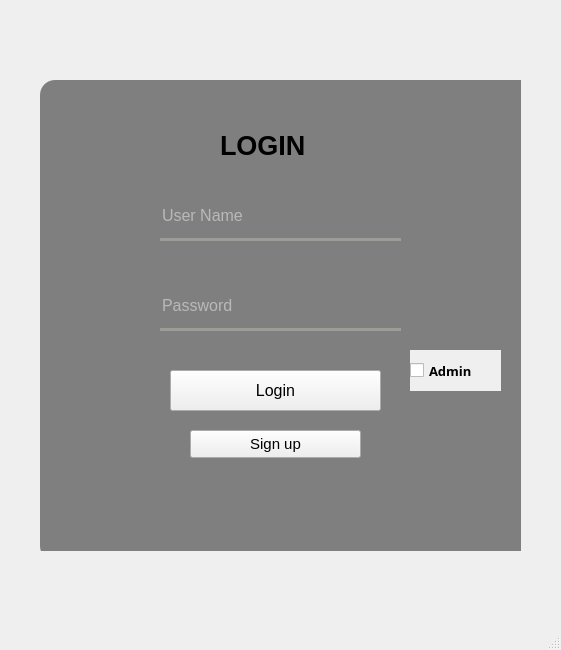
<?xml version="1.0" encoding="UTF-8"?>
<ui version="4.0">
 <class>MainWindow</class>
 <widget class="QMainWindow" name="MainWindow">
  <property name="geometry">
   <rect>
    <x>0</x>
    <y>0</y>
    <width>561</width>
    <height>650</height>
   </rect>
  </property>
  <property name="windowTitle">
   <string>MainWindow</string>
  </property>
  <widget class="QWidget" name="centralwidget">
   <widget class="QWidget" name="widget" native="true">
    <property name="geometry">
     <rect>
      <x>20</x>
      <y>30</y>
      <width>501</width>
      <height>521</height>
     </rect>
    </property>
    <widget class="QLabel" name="label">
     <property name="geometry">
      <rect>
       <x>-10</x>
       <y>30</y>
       <width>561</width>
       <height>531</height>
      </rect>
     </property>
     <property name="styleSheet">
      <string notr="true">border-image: url(background.jpeg);
border-radius: 25px;</string>
     </property>
     <property name="frameShadow">
      <enum>QFrame::Raised</enum>
     </property>
     <property name="text">
      <string/>
     </property>
    </widget>
    <widget class="QLabel" name="label_3">
     <property name="geometry">
      <rect>
       <x>200</x>
       <y>90</y>
       <width>121</width>
       <height>51</height>
      </rect>
     </property>
     <property name="font">
      <font>
       <pointsize>20</pointsize>
       <weight>75</weight>
       <bold>true</bold>
      </font>
     </property>
     <property name="styleSheet">
      <string notr="true">color: rgba(0,0,0,1);
</string>
     </property>
     <property name="text">
      <string>LOGIN</string>
     </property>
    </widget>
    <widget class="QLineEdit" name="userName">
     <property name="geometry">
      <rect>
       <x>140</x>
       <y>160</y>
       <width>241</width>
       <height>51</height>
      </rect>
     </property>
     <property name="font">
      <font>
       <pointsize>12</pointsize>
       <weight>50</weight>
       <bold>false</bold>
      </font>
     </property>
     <property name="styleSheet">
      <string notr="true">background-color:rgba(0,0,0,0);
border:none;
border-bottom:3px solid rgba(155,158,152,255);
color: rgba(255,255,255,230);
padding-top:5px;
padding-bottom:2px;
</string>
     </property>
     <property name="placeholderText">
      <string>User Name</string>
     </property>
    </widget>
    <widget class="QLineEdit" name="password">
     <property name="geometry">
      <rect>
       <x>140</x>
       <y>250</y>
       <width>241</width>
       <height>51</height>
      </rect>
     </property>
     <property name="font">
      <font>
       <pointsize>12</pointsize>
       <weight>50</weight>
       <bold>false</bold>
      </font>
     </property>
     <property name="styleSheet">
      <string notr="true">background-color:rgba(0,0,0,0);
border:none;
border-bottom:3px solid rgba(155,158,152,255);
color: rgba(255,255,255,230);
padding-top:5px;
padding-bottom:2px;
</string>
     </property>
     <property name="inputMask">
      <string notr="true"/>
     </property>
     <property name="placeholderText">
      <string notr="true">Password</string>
     </property>
    </widget>
    <widget class="QPushButton" name="loginbutton">
     <property name="geometry">
      <rect>
       <x>150</x>
       <y>340</y>
       <width>211</width>
       <height>41</height>
      </rect>
     </property>
     <property name="font">
      <font>
       <pointsize>12</pointsize>
      </font>
     </property>
     <property name="styleSheet">
      <string notr="true">QPushButton#pushButton{
background-color: qlineargradient(spread:pad, x1:0, y1:0.505682, x2:1, y2:0.477, stop:0 rgba(250, 150, 100, 219), stop:1 rgba(85, 98, 112, 226));
	color:rgba(255, 255, 255, 240);
	border-radius:5px;

}
QPushButton#pushButton:hover{
background-color: qlineargradient(spread:pad, x1:0, y1:0.505682, x2:1, y2:0.477, stop:0 rgba(250, 130, 100, 220), stop:1 rgba(105, 118, 132, 226));

}
QPushButton#pushButton:pressed{	
	padding-left:5px;
	padding-top:5px;
	background-color:rgba(105, 118, 132, 200);
}</string>
     </property>
     <property name="text">
      <string>Login</string>
     </property>
     <property name="checkable">
      <bool>false</bool>
     </property>
    </widget>
    <widget class="QPushButton" name="signupbutton">
     <property name="geometry">
      <rect>
       <x>170</x>
       <y>400</y>
       <width>171</width>
       <height>28</height>
      </rect>
     </property>
     <property name="font">
      <font>
       <pointsize>11</pointsize>
       <weight>50</weight>
       <bold>false</bold>
      </font>
     </property>
     <property name="styleSheet">
      <string notr="true">QPushButton#pushButton_3{
background-color: qlineargradient(spread:pad, x1:0, y1:0.505682, x2:1, y2:0.477, stop:0 rgba(250, 150, 100, 219), stop:1 rgba(85, 98, 112, 226));
	color:rgba(255, 255, 255, 240);
	border-radius:5px;

}
QPushButton#pushButton_3:hover{
background-color: qlineargradient(spread:pad, x1:0, y1:0.505682, x2:1, y2:0.477, stop:0 rgba(250, 130, 100, 220), stop:1 rgba(105, 118, 132, 226));

}
QPushButton#pushButton_3:pressed{	
	padding-left:5px;
	padding-top:5px;
	background-color:rgba(105, 118, 132, 200);
}</string>
     </property>
     <property name="text">
      <string>Sign up</string>
     </property>
    </widget>
    <widget class="QLabel" name="label_2">
     <property name="geometry">
      <rect>
       <x>20</x>
       <y>50</y>
       <width>521</width>
       <height>481</height>
      </rect>
     </property>
     <property name="styleSheet">
      <string notr="true">background-color:rgba(0,0,0,120);
border-radius: 15px;</string>
     </property>
     <property name="text">
      <string/>
     </property>
    </widget>
    <widget class="QCheckBox" name="adminCheck">
     <property name="geometry">
      <rect>
       <x>390</x>
       <y>320</y>
       <width>91</width>
       <height>41</height>
      </rect>
     </property>
     <property name="font">
      <font>
       <family>Rockwell</family>
       <pointsize>10</pointsize>
       <weight>75</weight>
       <bold>true</bold>
      </font>
     </property>
     <property name="autoFillBackground">
      <bool>true</bool>
     </property>
     <property name="text">
      <string>Admin</string>
     </property>
    </widget>
    <zorder>label_2</zorder>
    <zorder>label</zorder>
    <zorder>userName</zorder>
    <zorder>password</zorder>
    <zorder>loginbutton</zorder>
    <zorder>signupbutton</zorder>
    <zorder>label_3</zorder>
    <zorder>adminCheck</zorder>
   </widget>
  </widget>
  <widget class="QMenuBar" name="menubar">
   <property name="geometry">
    <rect>
     <x>0</x>
     <y>0</y>
     <width>561</width>
     <height>26</height>
    </rect>
   </property>
  </widget>
  <widget class="QStatusBar" name="statusbar"/>
 </widget>
 <resources>
  <include location="res.qrc"/>
 </resources>
 <connections/>
</ui>
